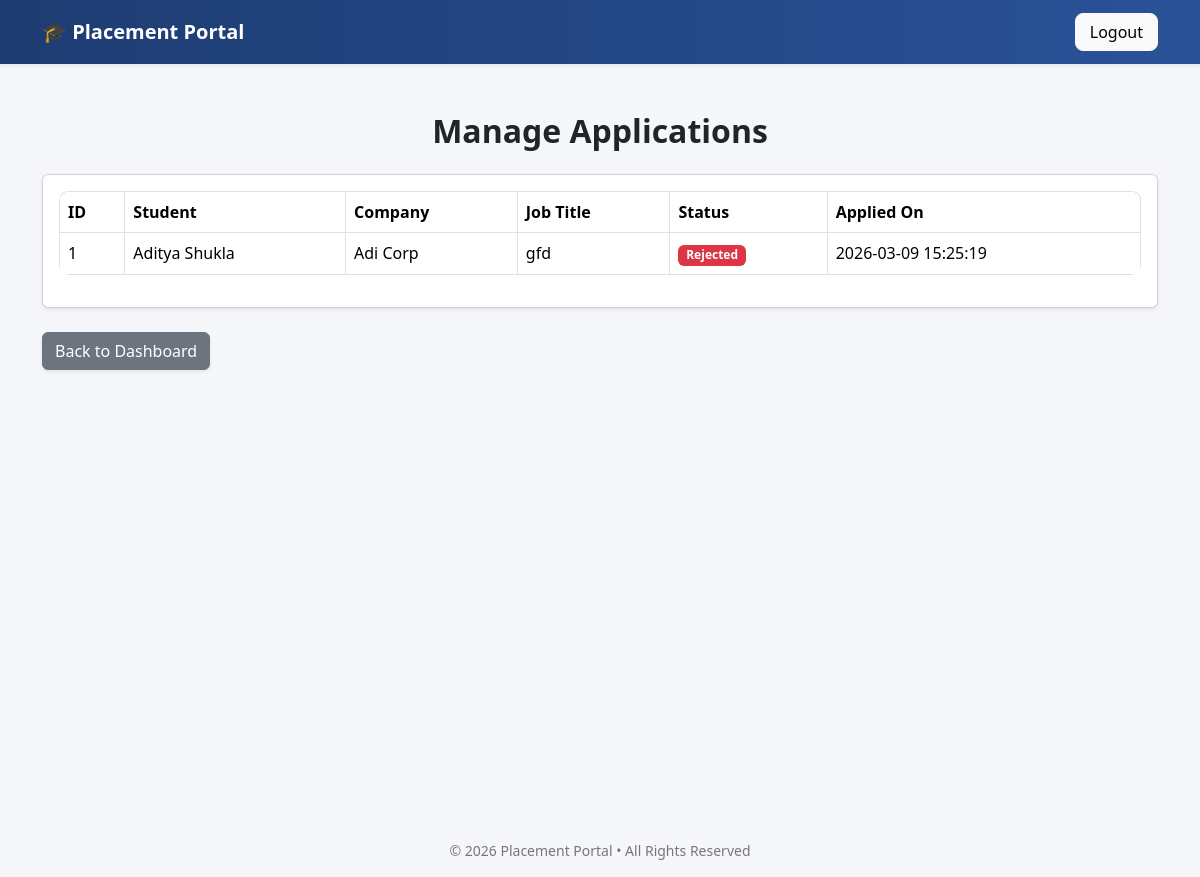
/admin/manage_applications (signed in), run on the app's committed database.
### tables this page shows
CREATE TABLE applications(
        id INTEGER PRIMARY KEY AUTOINCREMENT,
        student_id INTEGER NOT NULL,
        job_id INTEGER NOT NULL,
        applied_on TIMESTAMP DEFAULT CURRENT_TIMESTAMP,
        status TEXT CHECK(status in ('Applied','Shortlisted','Selected','Rejected')) DEFAULT 'Applied' NOT NULL,
        UNIQUE(student_id, job_id),
        FOREIGN KEY (student_id) REFERENCES students(id)
        ON DELETE CASCADE 
        ON UPDATE CASCADE,
        FOREIGN KEY (job_id) REFERENCES jobs(id)
        ON DELETE CASCADE 
        ON UPDATE CASCADE
    );

CREATE TABLE students(
        id INTEGER PRIMARY KEY AUTOINCREMENT,
        name TEXT NOT NULL,
        email TEXT UNIQUE NOT NULL,
        age INTEGER NOT NULL,
        gender TEXT CHECK(gender in ('Male','Female','Other')) NOT NULL,
        hashed_password TEXT NOT NULL,
        resume_path TEXT,
        skills TEXT,
        branch TEXT NOT NULL,
        cgpa REAL CHECK(cgpa BETWEEN 0 AND 10) DEFAULT 0,
        is_active INTEGER DEFAULT 1 NOT NULL,
        created_at TIMESTAMP DEFAULT CURRENT_TIMESTAMP
    );

CREATE TABLE companies(
        id INTEGER PRIMARY KEY AUTOINCREMENT,
        company_name TEXT NOT NULL,
        email TEXT UNIQUE NOT NULL,
        hashed_password TEXT NOT NULL,
        hr_contact TEXT NOT NULL,
        website TEXT,
        approval_status TEXT CHECK(approval_status IN ('Pending','Approved','Rejected')) DEFAULT 'Pending' NOT NULL,
        is_blacklisted INTEGER DEFAULT 0 NOT NULL,
        created_at TIMESTAMP DEFAULT CURRENT_TIMESTAMP
    );

CREATE TABLE jobs(
        id INTEGER PRIMARY KEY AUTOINCREMENT,
        company_id INTEGER NOT NULL,
        title TEXT NOT NULL,
        description TEXT NOT NULL,
        eligibility_criteria TEXT NOT NULL,
        deadline TEXT NOT NULL,
        required_skills TEXT,
        experience_required TEXT,
        salary_range TEXT,
        job_type TEXT CHECK(job_type IN ('Full-time','Internship','Contract')) DEFAULT 'Full-time',
        location TEXT,
        status TEXT CHECK(status in ('Pending','Approved','Closed')) DEFAULT 'Pending' NOT NULL,
        created_at TIMESTAMP DEFAULT CURRENT_TIMESTAMP,
        FOREIGN KEY (company_id) REFERENCES companies(id)
        ON DELETE CASCADE
        ON UPDATE CASCADE
    );

### app.py (the view)
@app.route("/admin/manage_applications")
@login_required
def manage_applications():
    if current_user.role != "admin":
       flash("Unauthorized access")
       return redirect(url_for("login"))
    con=sqlite3.connect("placement.db")
    cur=con.cursor()
    cur.execute("""
        SELECT applications.id,students.name,companies.company_name,
                jobs.title,applications.status,applications.applied_on
                FROM applications JOIN students ON applications.student_id =
                students.id JOIN jobs ON applications.job_id = jobs.id
                JOIN companies ON jobs.company_id = companies.id

    """)
    applications=cur.fetchall()
    con.close()
    return render_template("manage_applications.html",applications=applications)

### app.py (called while the page is built)
@login_manager.user_loader
def load_user(user_id):
    try:
        role, actual_id = user_id.split("-")
        return User(int(actual_id), role)
    except (ValueError, AttributeError):
        return None

### templates/manage_applications.html (shortened to what this page needs)
{% extends "base.html" %}
{% block content %}
<div class="container mt-5">
    <h2 class="mb-4 text-center">Manage Applications</h2>
    {% if applications %}
        <div class="card shadow-sm">
            <div class="card-body">
                <div class="table-responsive">
                    <table class="table table-bordered align-middle">
                        <thead>
                            <tr>
                                <th>ID</th>
                                <th>Student</th>
                                <th>Company</th>
                                <th>Job Title</th>
                                <th>Status</th>
                                <th>Applied On</th>
                            </tr>
                        </thead>
                        <tbody>
                            {% for app in applications %}
                            <tr>
                                <td>{{ app[0] }}</td>
                                <td>{{ app[1] }}</td>
                                <td>{{ app[2] }}</td>
                                <td>{{ app[3] }}</td>
                                <td>
                                    {% if app[4] == "Selected" %}
                                        <span class="badge bg-success">Selected</span>
                                    {% elif app[4] == "Rejected" %}
                                        <span class="badge bg-danger">Rejected</span>
                                    {% elif app[4] == "Shortlisted" %}
                                        <span class="badge bg-primary">Shortlisted</span>
                                    {% else %}
                                        <span class="badge bg-warning text-dark">Applied</span>
                                    {% endif %}
                                </td>
                                <td>{{ app[5] }}</td>
                            </tr>
                            {% endfor %}
                        </tbody>
                    </table>
                </div>
            </div>
        </div>
    {% else %}
        <div class="alert alert-success text-center shadow-sm">
            No applications found.
        </div>
    {% endif %}
    <div class="mt-4">
        <a href="{{ url_for('admin_dashboard') }}" class="btn btn-secondary shadow-sm">
            Back to Dashboard
        </a>
    </div>
</div>
{% endblock %}

### static/css/admin.css (style rules this page uses)
body { background-color:#f5f7fb; font-family: 'Segoe UI', Tahoma, Geneva, Verdana, sans-serif; }
h2,h4 { font-weight:600; }
.table { background:white; border-radius:10px; overflow:hidden; }
.table thead { background:#2a5298; color:white; }

### data on the page
applications: id "1", name "Aditya Shukla", company_name "Adi Corp", title "gfd", status "Rejected", applied_on "2026-03-09 15:25:19"
